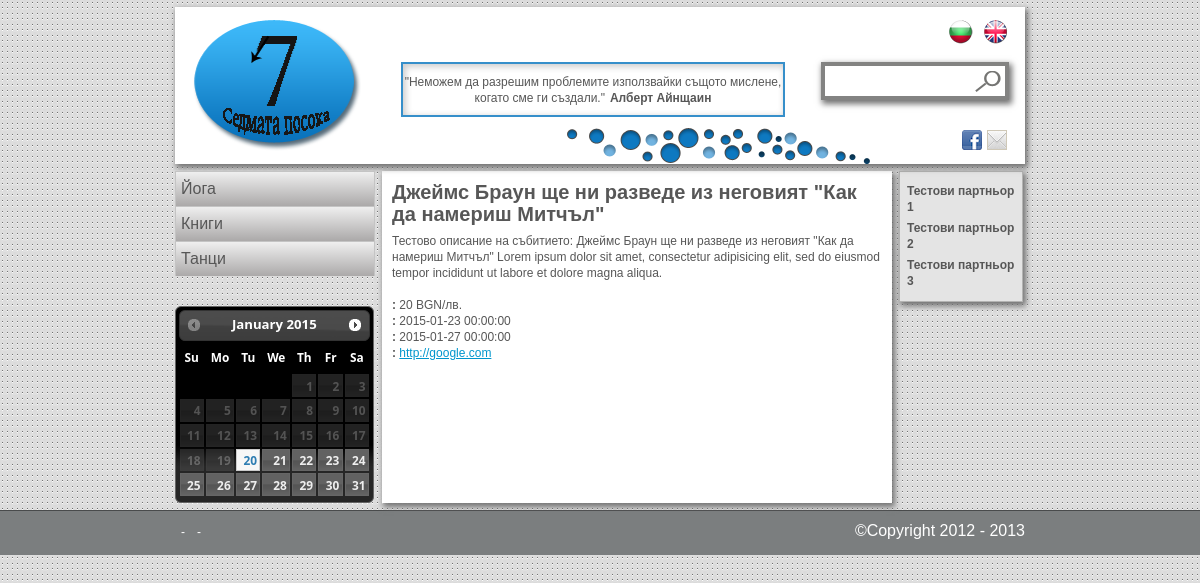
Screenshot of /bg/event/3 with the database file from the repository.
### tables this page shows
create table thought_text (
  id int not null auto_increment primary key,
  bg text,
  en text
);

create table thought_author (
  id int not null auto_increment primary key,
  bg text,
  en text
);

create table category (
  id         int not null auto_increment primary key,
  pictureSrc varchar(150) not null,
  nameId     int not null,
  descrId    int not null,
  createdAt  timestamp default current_timestamp,

  foreign key (nameId) 
    references categoryname(id)
    on delete cascade
    on update cascade,

  foreign key (descrId) 
    references categorydescr(id)
    on delete cascade
    on update cascade
);

create table categoryname (
  id int not null auto_increment primary key,
  bg text,
  en text
);

create table event (
  id        int not null auto_increment primary key,
  titleId   int not null,
  descrId   int not null,
  subcatId  int not null,
  link      varchar(150),
  fee       varchar(50),  
  startDate timestamp,
  endDate   timestamp,

  foreign key (titleId) 
    references eventtitle(id)
    on delete cascade
    on update cascade,

  foreign key (titleId) 
    references eventtitle(id)
    on delete cascade
    on update cascade,

  foreign key (subcatId) 
    references subcategory(id)
    on delete cascade
    on update cascade
);

create table eventtitle (
  id int not null auto_increment primary key,
  bg text,
  en text
);

create table eventdescr (
  id int not null auto_increment primary key,
  bg text,
  en text
);

create table partner (
  id      int not null auto_increment primary key,
  logoSrc varchar(150) not null,
  link    varchar(150),
  nameId  int not null,

  foreign key (nameId) 
    references partnername(id)
    on delete cascade
    on update cascade
);

create table partnername (
  id int not null auto_increment primary key,
  bg text,
  en text
);

### application/helpers/printLayout_helper.php (called while the page is built, shortened)
<?php
if (!function_exists('test_method')) {
    function printLayout($pointer, $templateLayout = null, $mainLayout, $data) {
        $data['ui_labels'] = $pointer->uiLabelsModel->getLabelsForLanguage( $data['language'] );
        $pointer->load->view('templates/header', $data);
        $pointer->load->view($mainLayout, $data);
        $pointer->load->view('templates/footer', $data);
    }
}
?>

### application/controllers/event.php (called while the page is built, shortened)
<?php
class event extends CI_Controller{
    function index($language,$eventId) {
        $language = strtolower($language);
        $data['banners'] = $this->adsModel->getAds( null,1,7,$language);
        $data['ads'] = $this->adsModel->getAds( null,2,2,$language);
        $data['partners'] = $this->partnerModel->getPartners($language);
        $data['thought'] = $this->thoughtModel->getThought(null,1,$language);
        $data['categories'] = $this->categoryModel->
                getAllCategoriesName($language);
        $data['subcategories'] = $this->subcategoryModel->
                getSubcategoriesForCategory($catId = null,$language);
        $data['events']= $this->eventModel->getEvent($eventId,$language);
        $data['event'] = $data['events'][0];
        $data['language']=$language;
        printLayout($this, "templates/header","eventView",$data);
    }
}
?>

### index.php (called while the page is built, shortened)
<?php
require_once BASEPATH.'core/CodeIgniter.php';

### application/models/thoughtModel.php (called while the page is built, shortened)
<?php
class thoughtModel extends CI_Model {
    function getLastThought($limit =1, $language)
   {
       $this->db->select('thought_text.'.$language.' as text, thought_author.'.$language.' as author' );
       $this->db->from('thought');
       $this->db->join('thought_author','thought_author.id = thought.authorId');
       $this->db->join('thought_text','thought_text.id = thought.textId');
       $this->db->order_by('thought.id','desc');
       $this->db->limit($limit);
       $query=$this->db->get();
       if($query->num_rows() > 0){
           return $query->result_array();
       }
   }
   function getThought($day = null ,$limit = 0,$language) {
       $day = isset($day)?$day:Date('Y:m:d');
        $this->db->select('thought_text.'.$language.' as text, thought_author.'.$language.' as author');
        $this->db->join('thought_author','thought_author.id = thought.authorId');
        $this->db->join('thought_text','thought_text.id = thought.textId');
        $this->db->where("`startDate` <=  '".$day."' AND  `endDate` >=  '".$day."'");
        if($limit > 0)
        {
            $this->db->limit($limit);
        }
        $query = $this->db->get('thought');
        if($query->num_rows() > 0)
        {
            return $query->result_array();
        }
        else
        {
            return $this->getLastThought(1,$language);
        }
   }
}
?>

### application/models/categoryModel.php (called while the page is built, shortened)
<?php
class categoryModel extends CI_Model {
    function getAllCategoriesName($language) {
        $this->db->select('category.id,categoryname.'.$language.' as name');
        $this->db->join('categoryname','categoryname.id = category.nameId');
        $this->db->order_by('name', 'asc');
        $query = $this->db->get('category');
        return $query->result_array();
    }
}
?>

### application/models/eventModel.php (called while the page is built, shortened)
<?php
class eventModel extends CI_Model {
    function getEvent($eventId,$language)
    {
        $this->db->select('event.id as eventId, eventtitle.' . $language . ' as event_title,
            eventdescr.' . $language . ' as event_descr,
            startDate, endDate, fee, link    ');
        $this->db->from('event');
        $this->db->join('eventtitle', 'eventtitle.id = event.titleId');
        $this->db->join('eventdescr', 'eventdescr.id = event.descrId');
        $this->db->where('event.id ',$eventId);
        $query = $this->db->get();
        return $query->result_array();
    }
}
?>

### application/models/partnerModel.php (called while the page is built)
<?php
class partnerModel extends CI_Model {
    function getPartners($language)
    {
        $this->db->select(' partner.link, partner.logoSrc, partnername.'.$language.' as name');
        $this->db->join('partnername','partnername.id = partner.nameId');
        $query = $this->db->get('partner');
        return $query->result_array();
    }
}
?>

### application/views/eventView.php (the view)
<div class="EventMainHolder clear">
	<h1 class="title"><?php echo $event['event_title']; ?></h1>
	<p><?php echo $event['event_descr']; ?></p>
	<div class="info">
		<p><span class="bold"><?=$ui_labels['event']['fee']       ?>: </span><?=$event["fee"]?></p>
		<p><span class="bold"><?=$ui_labels['event']['start_date']?>: </span><?=$event["startDate"]?></p>
		<p><span class="bold"><?=$ui_labels['event']['end_date']  ?>: </span><?=$event["endDate"]?></p>
		<p><span class="bold"><?=$ui_labels['event']['link']      ?>: </span><a href=""><?=$event["link"]?></a></p>
	</div>
</div>

### application/views/templates/header.php (shortened to what this page needs)
<?php
$query = $_SERVER['QUERY_STRING'] ? '?'.$_SERVER['QUERY_STRING'] : '';
$uri_string = $this->uri->uri_string();
$uri_string = $uri_string ? $uri_string : $language;
$full_url = $this->config->site_url().'/'.$uri_string.$query;
$full_url = str_replace('/index.php', '', $full_url);
?>
<!DOCTYPE html>
<html>
    <head>
        <link rel="stylesheet" type="text/css" href="<?php echo base_url();?>css/style.css" />
        <link rel="stylesheet" type="text/css" href="<?php echo base_url();?>js/jquery-ui-1.10.2.custom/css/ui-darkness/jquery-ui-1.10.2.custom.css"></script>
        <link rel="stylesheet" type="text/css" href="<?php echo base_url();?>js/jquery-ui-1.10.2.custom/css/ui-darkness/jquery-ui-1.10.2.custom.min.css"></script>
    </head>
    <body>
        <div class="wrapAllMain">
        <div class="wrapAll">
            <header class="wrapHeader">
                <div class="clear">
                    <a class="logo" href="<?php echo base_url().$language;?>/" ><img src="<?php echo base_url()?>img/logo_sedmata_posoka.png" alt="logo" /></a>
                    <div class="mindHolder">
                        <?php
                        echo '<p>"' . $thought[0]['text'] . '"<span class="author"> ' . $thought[0]['author'] . '</span></p>';
                        ?>
                    </div>
                    <div class="bubbles"></div>
                    <div class="rightPart">
                        <section class="language clear">
                            <a href="<?php echo str_replace('/bg', '/en', $full_url); ?>" class="en"></a>
                            <a href="<?php echo str_replace('/en', '/bg', $full_url); ?>" class="bg"></a>
                        </section>
						<section id="searchHolder" class="search">
							<form id="formSearch" name="formSearch" action="" method="post" onsubmit="return searchByWord();">
								<input class="searchTxt" id="searchTxt" name="searchTxt" type="search" />
								<input class="searchBttn" id="searchBttn" type="submit" value="" />
							</form>
						</section>
                        <section class="socials clear">
                            <a class="email" href="<?=base_url().$language?>/contacts"></a>
                            <a class="fb" href=""></a>
                        </section>
                    </div>
                </div>
            </header>
            <section class="wrapMain">
                <div class="clear">
                    <div class ="wrapMainLeft">
                        <nav class ="navMain">
							<ul class="level1">
                            <?php
                            foreach ($categories as $category) {
                                echo '<li class="level1Li"><a class="level1Link" href="' . base_url() .$language.'/'. 'category/' . $category['id'] . '">' .
                                $category['name'] . ' </a>';
								echo '</li>';
                            }
                            ?>
							</ul>
                        </nav>
						<div class="datePickerHolder">
							<div id="datepicker"></div>
						</div>
                    </div>
                    <div class ="wrapMainMiddle">

### application/views/templates/footer.php (shortened to what this page needs)
</div>
<div class ="wrapMainRight">
    <div class="partnersMainHolder">
        <h3><?=$ui_labels['partners']['list']?></h3>
        <?php
        foreach ($partners as $partner) {
            echo '<h4>' . $partner['name'] . '</h4>';
        }
        ?>
    </div>
</div>
</div>
</section>
</div>
<footer class="footer">
    <div class ="content">
		<nav class ="navBottom">
			<?php
            echo '<span class="separator">-</span>';
            echo '<span class="separator">-</span>';
			?>
		</nav>
		<span class="footerRight">&copy;Copyright 2012 - 2013</span>
	</div>
</footer>
</div>
</body>
</html>

### rows the page displays
thought_text: bg "Неможем да разрешим проблемите използвайки същото мислене, когато сме ги създали.", thought_author.bg "Алберт Айнщаин"
category: nameId.bg "Йога"
category: nameId.bg "Книги"
category: nameId.bg "Танци"
event: titleId.bg "Джеймс Браун ще ни разведе из неговият \"Как да намериш Митчъл\"", eventdescr.bg "Тестово описание на събитието: Джеймс Браун ще ни разведе из неговият \"Как да намериш Митчъл\" Lorem ipsum dolor sit amet, consectetur adipisicing elit, sed do eiusmod tempor incididunt ut labore et dolore magna aliqua.", fee "20 BGN/лв.", startDate "2015-01-23 00:00:00", endDate "2015-01-27 00:00:00", link "http://google.com"
partner: nameId.bg "Тестови партньор 1"
partner: nameId.bg "Тестови партньор 2"
partner: nameId.bg "Тестови партньор 3"
